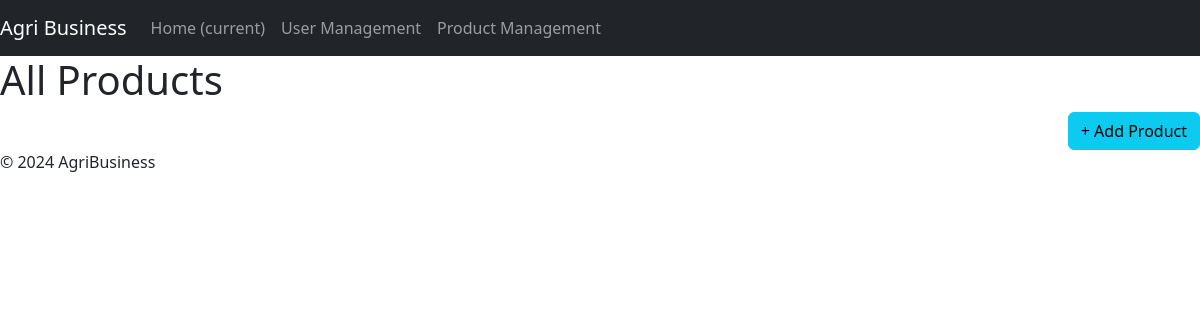
/product/, run on an earlier commit of the app's database.
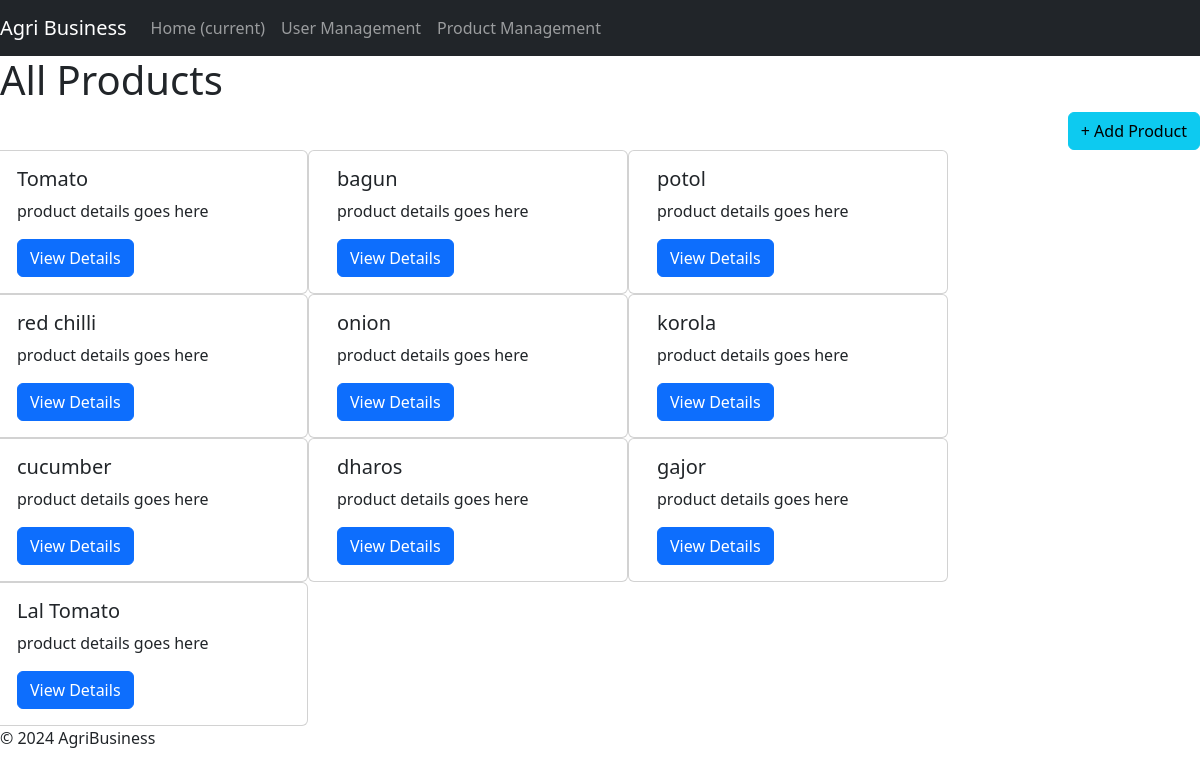
And on a later commit of the database.
### dashboard/models.py (models this page shows, shortened)
class Product(models.Model):
    id= models.AutoField(primary_key=True)
    product_name = models.CharField(max_length=255)
    price = models.FloatField()
    image = models.ImageField(blank=True,null=True, upload_to='products/')

### dashboard/views.py (the view)
# urls.py: path('product/', d_view.product),
def product(request):
    products = Product.objects.all()
    return render(request, 'products/index.html', {'products': products})

### dashboard/templates/products/index.html (shortened to what this page needs)
{% extends 'dashboard.html' %}
{% block content %}
    <h1>All Products</h1>
    <div class="d-flex justify-content-end">
      <a href="/product/create/" class="btn btn-info">+ Add Product</a>
    </div>
    <div class="row">
        {% for product in products %}
        <div class="card" style="width: 20rem;">
  <div class="card-body">
    <h5 class="card-title">{{product.product_name}}</h5>
    <p class="card-text">product details goes here</p>
    <a href="/product/{{product.id}}" class="btn btn-primary">View Details</a>
  </div>
</div>
        {% endfor %}
    </div>
{% endblock %}

What changed in the data, as far as the page shows it:
added Product: product_name "Tomato"
added Product: product_name "bagun"
added Product: product_name "potol"
added Product: product_name "red chilli"
added Product: product_name "onion"
added Product: product_name "korola"
added Product: product_name "cucumber"
added Product: product_name "dharos"
added Product: product_name "gajor"
added Product: product_name "Lal Tomato"
